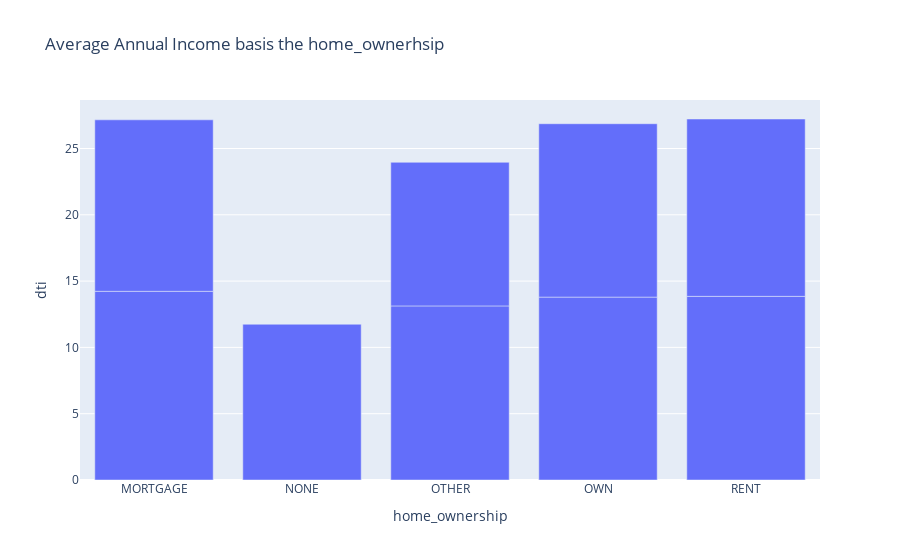

The notebook cell this image was saved under:
### Markdown cell above
### Analysis on  home_ownership

### Code cell
# home_ownership, emp_length and annual income
df = data[['home_ownership','loan_status','dti']].groupby(['home_ownership','loan_status'], as_index=False).mean()
fig = px.bar(df, x="home_ownership", y="dti", title='Average Annual Income basis the home_ownerhsip')
fig.show()

### Figure 1 — Plotly figure (JSON) as saved in the notebook; plotly's stock layout.template omitted (floating-point values rounded to 4 significant figures)
{"data": [{"alignmentgroup": "True", "hovertemplate": "home_ownership=%{x}<br>dti=%{y}<extra></extra>", "legendgroup": "", "marker": {"color": "#636efa", "pattern": {"shape": ""}}, "name": "", "offsetgroup": "", "orientation": "v", "showlegend": false, "textposition": "auto", "type": "bar", "x": ["MORTGAGE", "MORTGAGE", "NONE", "OTHER", "OTHER", "OWN", "OWN", "RENT", "RENT"], "xaxis": "x", "y": [14.23, 12.93, 11.75, 13.13, 10.83, 13.79, 13.08, 13.85, 13.37], "yaxis": "y"}], "layout": {"barmode": "relative", "legend": {"tracegroupgap": 0}, "title": {"text": "Average Annual Income basis the home_ownerhsip"}, "xaxis": {"anchor": "y", "domain": [0, 1], "title": {"text": "home_ownership"}}, "yaxis": {"anchor": "x", "domain": [0, 1], "title": {"text": "dti"}}}}
